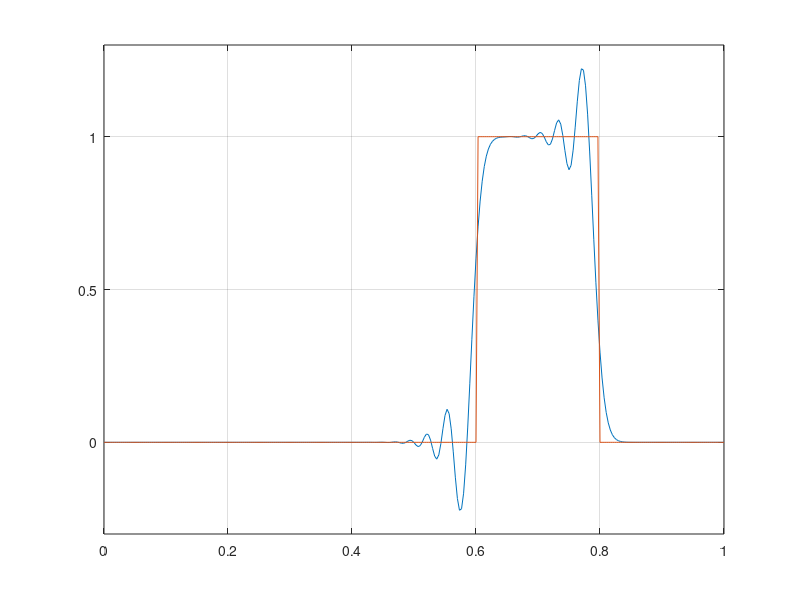

Recreate this plot in MATLAB.
%6.3  onewaycode.m

%From Persson
%This convects a pulse using Upwind, L-F, or L-W.
%Also 3 eps-figures of the results.

% Scheme: Choose one only
%method='upwind';
%method='laxfriedrichs';
method='laxwendroff';

% Grid and initial condition
n=300;
x=(0:n)'/n;
u=double(x>0.2 & x<0.4);

% Discretization in space and time
dx=1/n;
r=1/2;
dt=r*dx;

% Integrate until t=0.4
nt=0.4/dt;

% Main loop
for it=1:nt
  % Take a step
  switch method
   case 'upwind'
    u(2:n)=u(2:n)-r*(u(2:n)-u(1:n-1)); 
   case 'laxfriedrichs'
    u(2:n-1)=(u(3:n)+u(1:n-2))/2-r/2*(u(3:n)-u(1:n-2));
   case 'laxwendroff'
    u(2:n-1)=u(2:n-1)-r/2*(u(3:n)-u(1:n-2))+ ...
             r^2/2*(u(3:n)-2*u(2:n-1)+u(1:n-2));;
  end
  % Plot numerical and exact solution
  uexact=double(x-it*dt>0.2 & x-it*dt<0.4);
  plot(x,u,x,uexact),axis([0,1,-.3,1.3]),grid on,drawnow
end